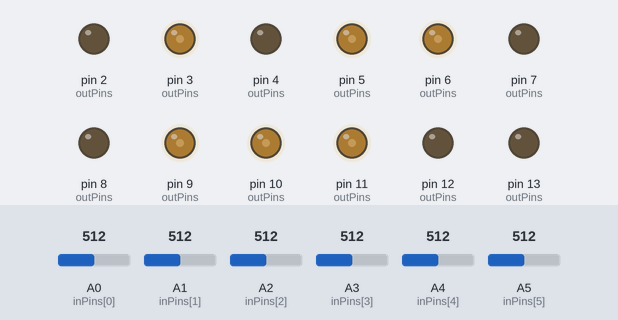
The sketch below on a simulated Arduino Uno, built with avr-gcc and run on an emulated ATmega328P. Shown: output pins drawn as LEDs (lit = HIGH). Inputs (shaded band) come from the test bench; at power-on: A0 (inPins[0]) = 512, A1 (inPins[1]) = 512, A2 (inPins[2]) = 512, A3 (inPins[3]) = 512, A4 (inPins[4]) = 512, A5 (inPins[5]) = 512.

Above: at 1.2 s.
1.3 s: A0 (inPins[0]) set to 482
At 4.2 s:
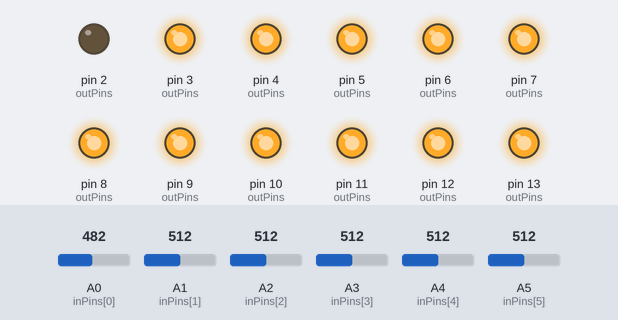
4.3 s: A1 (inPins[1]) set to 486
At 6.61 s:
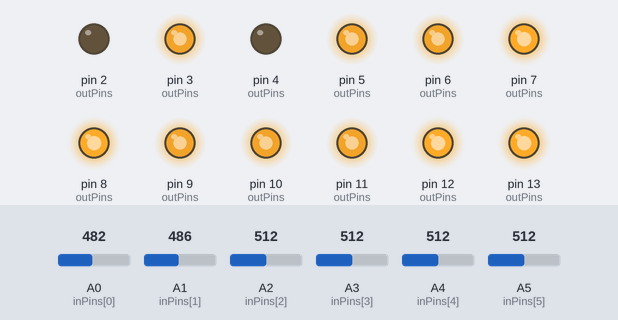
7.3 s: A2 (inPins[2]) set to 491
At 9.35 s:
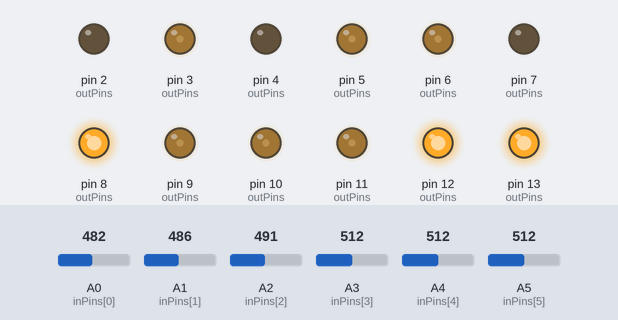
10.3 s: A3 (inPins[3]) set to 490
At 12.39 s:
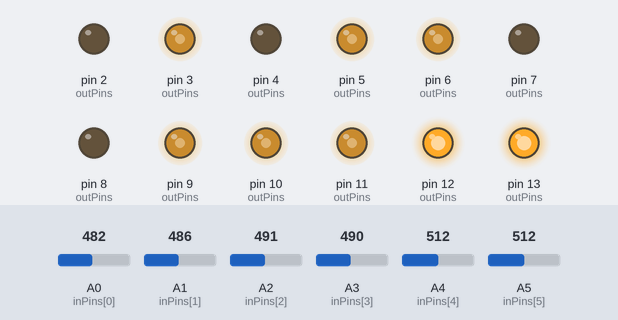
13.3 s: A4 (inPins[4]) set to 490
At 15.7 s:
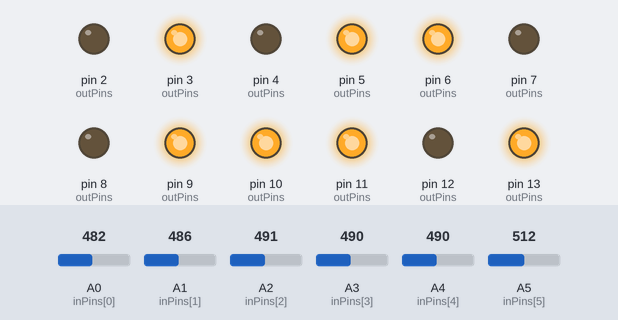
16.3 s: A2 (inPins[2]) set to 510
At 18.37 s:
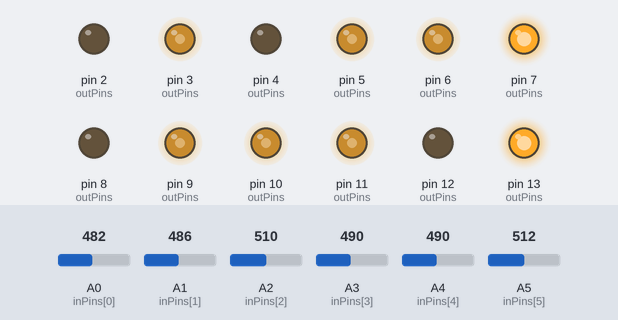
Timing chart, 0 to 24.5 s (numbered marks = the images above; inputs shaded):
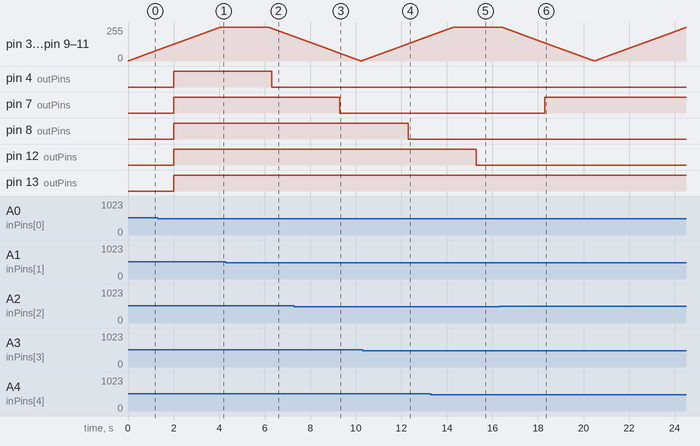

The sketch:

UN_TIT_LED.ino
```cpp
#define NUMDELAY 6
#define NUMPWM   6

// analog read pins for delay detection
unsigned int inPins[NUMDELAY] = {A0,A1,A2,A3,A4,A5};

// delay -> pwm
unsigned int outPins[NUMDELAY+NUMPWM] = {2,4,7,8,12,13, 3,5,6,9,10,11};
unsigned int pinDelays[NUMDELAY+NUMPWM] = {2000,2000,2000,2000,2000,2000, 15,15,15,15,15,15,};

// delay -> pwm
int currentState[NUMDELAY+NUMPWM] = {0,0,0,0,0,0,  0,0,0,0,0,0};
unsigned long nextUpdate[NUMDELAY+NUMPWM] = {0,0,0,0,0,0,   0,0,0,0,0,0};

byte i = 0;
byte j = 0;

int readState = 0;
int toPin = 0;

void setup() {
  // initialize pins
  for(i=0; i<(NUMDELAY+NUMPWM); i++) {
    pinMode(outPins[i], OUTPUT);
  }

  for(i=0; i<(NUMDELAY+NUMPWM); i++) {
    digitalWrite(outPins[i], LOW);
  }
}


void loop() {

  // read input switches to see if state has to change on the delayed lights
  for(i=0; i<NUMDELAY; i++) {
    readState = analogRead(inPins[i]);
    if(readState > 500)
      readState = HIGH;
    else
      readState = LOW;

    // if currentState and switch differ, and there's nothing scheduled
    if((readState != currentState[i]) && (nextUpdate[i] == 0)) {
      // schedule an update
      nextUpdate[i] = millis() + pinDelays[i];
    }
    // if we scheduled something before
    // but light went back to current state before switching
    else if((readState == currentState[i]) && (nextUpdate[i] != 0)) {
      nextUpdate[i] = 0;
    }
  }

  // update the delayed outputs
  for(i=0; i<NUMDELAY; i++) {
    // if there's something schedule and we passed that time
    if((nextUpdate[i] != 0) && (millis() > nextUpdate[i])) {
      // update the pin
      currentState[i] = !(currentState[i]);
      // no more updates scheduled
      nextUpdate[i] = 0;
      //update pin
      digitalWrite(outPins[i], currentState[i]);
    }
  }

  // update the PWM pins
  j = NUMDELAY;
  for(i=0; i<NUMPWM; i++) {
    // if it's time to update
    if(millis() > nextUpdate[j+i]){
      // schedule next update
      nextUpdate[j+i] = millis() + pinDelays[j+i];
      // update the current state
      currentState[j+i] += 1;
      // check if it's time to change directions
      if(currentState[j+i] == 320) {
        currentState[j+i] = -320;
      }

      // write to pin
      toPin = abs(currentState[j+i]);
      if(toPin > 255)
        toPin = 255;

      analogWrite(outPins[j+i], toPin);
    }
  }

}
```

Measured:
- the behaviour switches between 501 and 500 on A0 (inPins[0]) (found by bisection; images 0 and 1)
- the behaviour switches between 501 and 500 on A1 (inPins[1]) (found by bisection; images 1 and 2)
- the behaviour switches between 501 and 500 on A2 (inPins[2]) (found by bisection; images 2 and 3)
- after the input at 1.3 s, pin 2 (outPins): stays LOW (without the input it goes to HIGH after 0.70 s)
- after the input at 4.3 s, pin 4 (outPins): HIGH → LOW after 2.0 s
- after the input at 7.3 s, pin 7 (outPins): HIGH → LOW after 2.0 s
- after the input at 10.3 s, pin 8 (outPins): HIGH → LOW after 2.0 s
- after the input at 13.3 s, pin 12 (outPins): HIGH → LOW after 2.0 s
- after the input at 16.3 s, pin 7 (outPins): LOW → HIGH after 2.0 s
